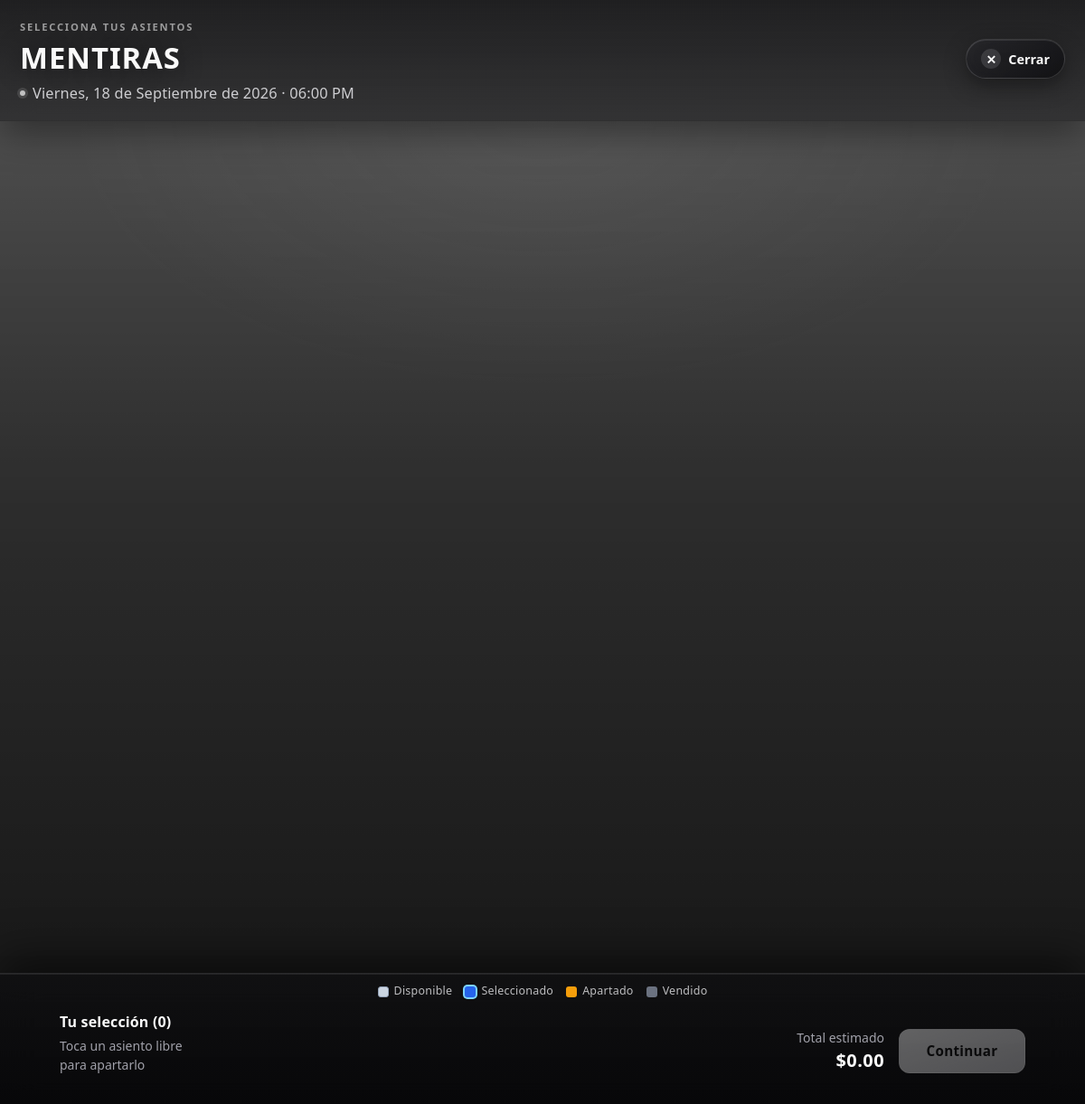
Screenshot of /crt_interfaz/comprar.php?id_evento=27&id_funcion=38 with the database file from the repository.
### tables this page shows
CREATE TABLE IF NOT EXISTS `evento` (
  `id_evento` int NOT NULL AUTO_INCREMENT,
  `titulo` varchar(255) NOT NULL,
  `descripcion` text,
  `imagen` varchar(255) DEFAULT NULL,
  `tipo` int NOT NULL COMMENT '1 = 420 asientos, 2 = 540 asientos',
  `inicio_venta` datetime NOT NULL,
  `cierre_venta` datetime NOT NULL,
  `finalizado` int NOT NULL DEFAULT '0' COMMENT '0=activo, 1=finalizado',
  `mapa_json` text COMMENT 'Almacena las asignaciones del mapa en formato JSON',
  PRIMARY KEY (`id_evento`)
);

CREATE TABLE IF NOT EXISTS `funciones` (
  `id_funcion` int NOT NULL AUTO_INCREMENT,
  `id_evento` int NOT NULL,
  `fecha_hora` datetime NOT NULL,
  `estado` tinyint(1) NOT NULL,
  PRIMARY KEY (`id_funcion`),
  KEY `id_evento_idx` (`id_evento`)
);

### crt_interfaz/comprar.php (the view, shortened to what this page needs)
<?php
require_once __DIR__ . '/../sync/reservas_helper.php';
$id_evento = isset($_GET['id_evento']) ? (int) $_GET['id_evento'] : 0;
$id_funcion = isset($_GET['id_funcion']) ? (int) $_GET['id_funcion'] : 0;
$evento = null;
$error = null;
$texto_funcion = '';
if ($id_evento <= 0 || $id_funcion <= 0) {
    $error = 'Seleccione un evento y una función desde la cartelera.';
} else {
    $stmt = $conn->prepare('SELECT id_evento, titulo, mapa_json, imagen, tipo FROM evento WHERE id_evento = ? AND finalizado = 0');
    $stmt->bind_param('i', $id_evento);
    $stmt->execute();
    $evento = $stmt->get_result()->fetch_assoc();
    if (!$evento) {
        $error = 'Evento no disponible.';
    } else {
        $stmt = $conn->prepare('SELECT id_funcion, fecha_hora FROM funciones WHERE id_funcion = ? AND id_evento = ?');
        $stmt->bind_param('ii', $id_funcion, $id_evento);
        $stmt->execute();
        $funcion = $stmt->get_result()->fetch_assoc();
        if (!$funcion) {
            $error = 'Función no válida.';
        } else {
            $fecha = new DateTime($funcion['fecha_hora']);
            $dias = ['Monday'=>'Lunes','Tuesday'=>'Martes','Wednesday'=>'Miércoles','Thursday'=>'Jueves','Friday'=>'Viernes','Saturday'=>'Sábado','Sunday'=>'Domingo'];
            $meses = ['January'=>'Enero','February'=>'Febrero','March'=>'Marzo','April'=>'Abril','May'=>'Mayo','June'=>'Junio','July'=>'Julio','August'=>'Agosto','September'=>'Septiembre','October'=>'Octubre','November'=>'Noviembre','December'=>'Diciembre'];
            $texto_funcion = strtr($fecha->format('l, d \d\e F \d\e Y'), $dias + $meses) . ' · ' . $fecha->format('h:i A');
        }
    }
}
function h($s) {
    return htmlspecialchars((string) $s, ENT_QUOTES, 'UTF-8');
}
?>
<!DOCTYPE html>
<html lang="es">
<head>
<link href="https://cdn.jsdelivr.net/npm/bootstrap@5.3.2/dist/css/bootstrap.min.css" rel="stylesheet">
<link rel="stylesheet" href="https://cdn.jsdelivr.net/npm/bootstrap-icons@1.11.3/font/bootstrap-icons.min.css">
</head>
<body>
<?php if ($error): ?>
  <div class="p-4"><div class="alert alert-warning"><?= h($error) ?></div>
  <a class="btn btn-outline-light btn-sm" href="cartelera_cliente.php" id="btnVolverError">Volver</a></div>
<?php else: ?>
<div class="header-simple">
  <div class="header-copy">
    <div class="eyebrow">Selecciona tus asientos</div>
    <h1><?= h($evento['titulo']) ?></h1>
    <div class="meta"><?= h($texto_funcion) ?></div>
  </div>
  <div class="d-flex align-items-center gap-2 flex-wrap">
    <a href="cartelera_cliente.php" class="btn-nav-pill" id="btnCerrarMapa">
      <span class="ico" aria-hidden="true">✕</span>
      Cerrar
    </a>
  </div>
</div>
<div class="map-viewport" id="mapaViewport">
</div>
<div class="mini-resumen">
  <div class="leyenda">
    <span><span class="dot" style="background:#cbd5e1;border:1px solid #94a3b8"></span>Disponible</span>
    <span><span class="dot" style="background:#2563eb;box-shadow:0 0 0 2px #7dd3fc"></span>Seleccionado</span>
    <span><span class="dot" style="background:#f59e0b"></span>Apartado</span>
    <span><span class="dot" style="background:#6b7280"></span>Vendido</span>
  </div>
  <div class="mini-inner">
    <div>
      <div class="fw-semibold mb-1">Tu selección <span id="countSeats">(0)</span></div>
      <div class="chips" id="chips"><span class="text-secondary small">Toca un asiento libre para apartarlo</span></div>
      <div class="msg" id="msg"></div>
    </div>
    <div class="d-flex align-items-center gap-3">
      <div class="text-end">
        <div class="small text-secondary">Total estimado</div>
        <div class="fs-5 fw-bold" id="totalEst">$0.00</div>
      </div>
      <button type="button" class="btn-continuar-map" id="btnContinuar" disabled>Continuar</button>
    </div>
  </div>
</div>
<?php endif; ?>
</body>
</html>

### rows the page displays
evento: titulo "MENTIRAS"
funciones: fecha_hora "Viernes, 18 de Septiembre de 2026 · 06:00 PM"
